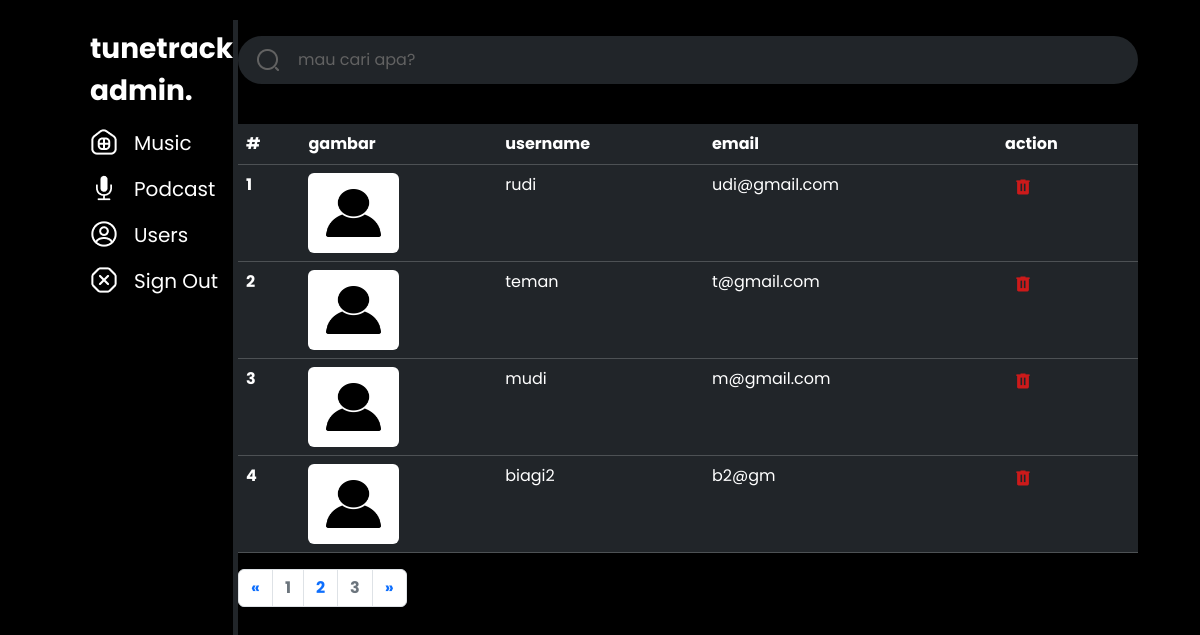
Before: /adminusers.php?halamanuser=2 (signed in) with the older database file.
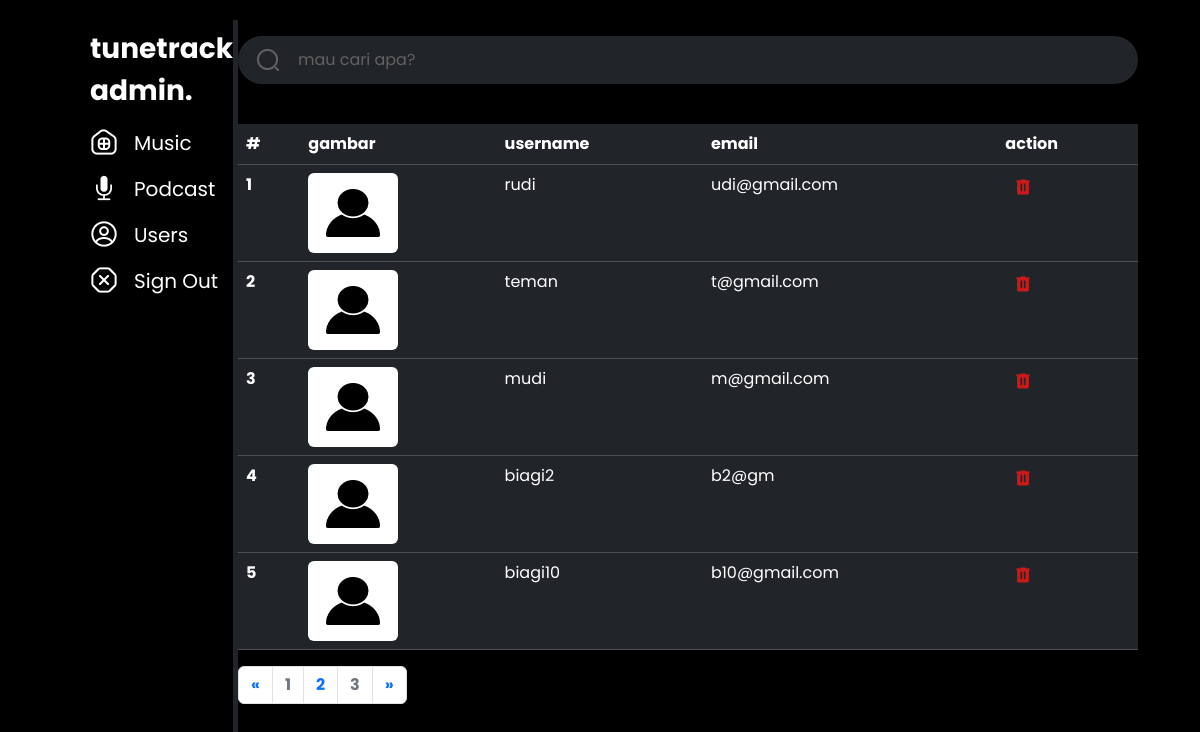
After: the same page with the newer database file.
### tables this page shows
CREATE TABLE `users` (
  `id` int NOT NULL,
  `gambar` varchar(255) NOT NULL,
  `username` varchar(255) NOT NULL,
  `email` varchar(255) NOT NULL,
  `password` varchar(255) NOT NULL,
  `id_role` int NOT NULL
);

### functions.php (called while the page is built, shortened)
<?php
function koneksi()
{
  return mysqli_connect("localhost", "root", "", "pw2024_tubes_233040006");
}
function query($query)
{
  $conn = koneksi();
  $result = mysqli_query($conn, $query);
  $rows = [];
  while ($row = mysqli_fetch_assoc($result)) {
    $rows[] = $row;
  }
  return $rows;
}

### adminusers.php (the view, shortened to what this page needs)
<?php
require("functions.php");
$jumlahdata1hal = 5;
$jumlahdata = count(query("SELECT * FROM podcast"));
$jumlahhalaman = ceil($jumlahdata / $jumlahdata1hal);
$halamandigunakan = (isset($_GET['halamanuser'])) ?  $_GET['halamanuser'] : 1;
$awaldata = ($jumlahdata1hal *  $halamandigunakan) - $jumlahdata1hal;
$data = query("SELECT * FROM users LIMIT $awaldata, $jumlahdata1hal");
?>
<!doctype html>
<html lang="en">
<head>
  <link href="https://cdn.jsdelivr.net/npm/bootstrap@5.3.3/dist/css/bootstrap.min.css" rel="stylesheet">
  <link rel="stylesheet" href="css/admin.css">
</head>
<body>
  <header class="">
    <div class="sidebar border-end border-5 border-dark ">
      <div class="logo mt-2">
        <p>tunetrack
          admin.</p>
      </div>
      <div class="sidebar_menu ">
        <div class="mn d-flex">
          <div class="icn me-3">
            <img src="icons/home-hashtag.png" class="" alt="">
          </div>
          <a href="admin.php" class="text-decoration-none">
            <p class="">Music</p>
          </a>
        </div>
        <div class="mn d-flex">
          <div class="icn me-3">
            <img src="icons/f7_mic-fill.png" class="" alt="">
          </div>
          <a href="adminpod.php" class="text-decoration-none">
            <p class="">Podcast</p>
          </a>
        </div>
        <div class="mn d-flex">
          <div class="icn me-3">
            <img src="icons/profile-circle.png" alt="">
          </div>
          <a href="adminusers.php" class="text-decoration-none">
            <p>Users</p>
          </a>
        </div>
        <div class="mn d-flex">
          <div class="icn me-3">
            <img src="icons/group.png" alt="">
          </div>
          <a href="login.php" onclick="return confirm('Apakah anda yakin keluar halaman ini?')" class="text-decoration-none">
            <p>Sign Out</p>
          </a>
        </div>
      </div>
    </div>
    <div class="hal_utama mx-auto">
    <div class="cari py-3 text-light">
        <form action="" method="POST">
          <input class="keyword form-control me-2 rounded-pill text-light bg-dark shadow-none" type="search" placeholder="mau cari apa?" aria-label="Search" name="keyword" autofocus autocomplete="off">
          <button class="tombol icon btn btn-link" type="submit" name="bcari">
            <img src="icons/search-normal.png" alt="">
          </button>
        </form>
      </div>
      <div class="data mt-4 ">
        <table class="table table-dark table-hover">
          <thead class="">
            <tr>
              <th scope="col">#</th>
              <th scope="col">gambar</th>
              <th scope="col">username</th>
              <th scope="col">email</th>
              <th scope="col">action</th>
            </tr>
          </thead>
          <tbody>
            <?php $i = 1;
            foreach ($data as $d) : ?>
              <tr>
                <th><?= $i++; ?></th>
                <td><img src="icons/adminuser.jpeg" alt="" style="width: 50%; height: 80px;" class="rounded"></td>
                <td><?= $d["username"]; ?></td>
                <td><?= $d["email"]; ?></td>
                <td>
                <a href="hapus.php?iduser=<?= $d['id']; ?>" onclick="return confirm('Apakah kamu yakin menghapus data ini?')" class="badge text text-decoration-none"><img src="icons/material-symbols_delete.png" alt=""></a>
                </td>
              </tr>
            <?php endforeach; ?>
          </tbody>
        </table>
        <ul class="pagination fw-bold">
          <?php if ($halamandigunakan > 1) : ?>
            <li class="page-item">
              <a class="page-link" href="?halamanuser= <?= $halamandigunakan - 1; ?>" aria-label="Previous">
                <span aria-hidden="true">&laquo;</span>
              </a>
            </li>
          <?php endif; ?>
          <?php for ($i = 1; $i <= $jumlahhalaman; $i++) : ?>
            <?php if ($i == $halamandigunakan) : ?>
              <li class="page-item"><a class="page-link text-primary" href="?halamanuser=<?= $i; ?>"><?= $i; ?></a></li>
            <?php else : ?>
              <li class="page-item"><a class="page-link text-secondary" href="?halamanuser=<?= $i; ?>"><?= $i; ?></a></li>
            <?php endif; ?>
          <?php endfor; ?>
          <?php if ($halamandigunakan < $jumlahhalaman) : ?>
            <li class="page-item">
              <a class="page-link" href="?halamanuser= <?= $halamandigunakan + 1; ?>" aria-label="Next">
                <span aria-hidden="true">&raquo;</span>
              </a>
            </li>
          <?php endif; ?>
        </ul>
      </div>
    </div>
  </header>
</body>
</html>

### css/admin.css (style rules this page uses)
* { padding: 0%; margin: 0%; box-sizing: border-box; }
body { background-color: rgb(0, 0, 0); font-family: 'Poppins', sans-serif; height: 100vh; width: 100%; display: grid; place-items: center; }
header { width: 85%; height: 95vh; display: flex; background-color: rgb(0, 0, 0); }
header .sidebar { width: 230px ; height: 95vh; }
header .sidebar .logo { width: 80%; }
header .sidebar p { font-weight: 700; font-size: 28px; color: white; line-height: 42px; }
header .sidebar .sidebar_menu img { width: 28px; height: 28px; }
header .sidebar .sidebar_menu .mn p { font-weight: 400; font-size: 20px; line-height: 30px; }
header .hal_utama { width: 900px; height: 95vh; }
header .hal_utama .cari { width: 900px; position: relative; }
header .hal_utama .form-control { outline: 0; padding: 12px 16px 12px 16px; padding-left: 60px; border: none; }
header .hal_utama .form-control::placeholder { color: #626262; }
header .hal_utama .cari .icon { position: absolute; left: 0; top: 0; width: 60px; height: 100%; display: flex; justify-content: center; align-items: center; color: #626262; }
header .hal_utama input { background-color: #121316; }
header .hal_utama .data table tbody td img { color: aquamarine; }

Changed rows visible on the page:
added users: username "biagi10", email "b10@gmail.com"
